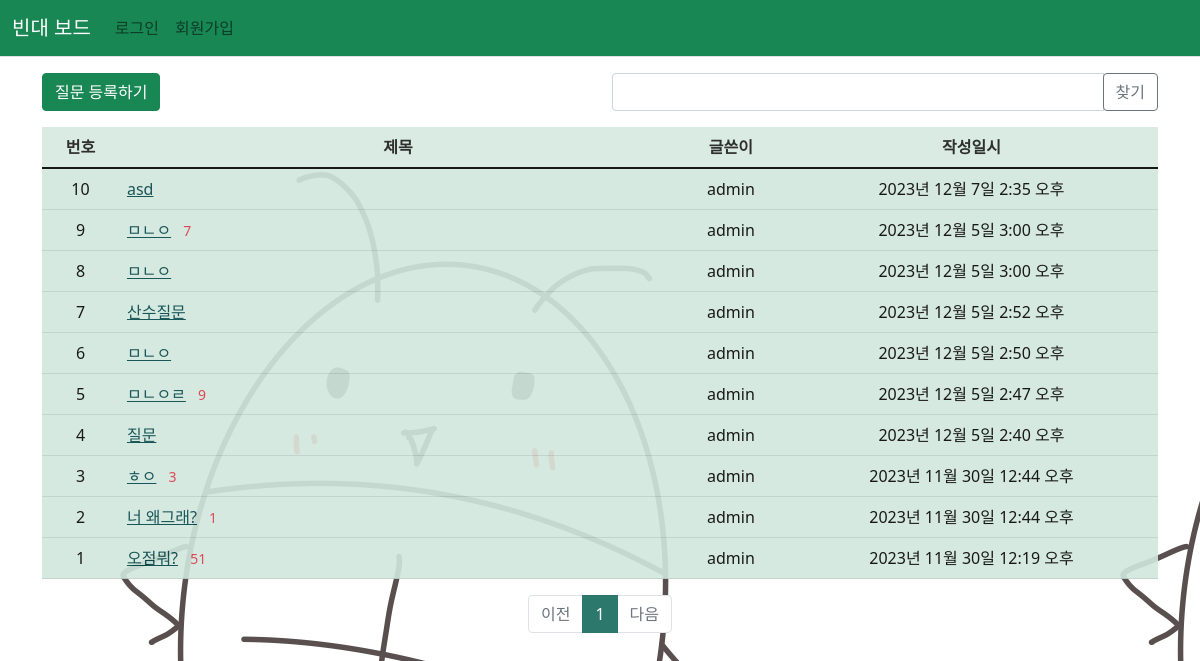
The page /pybo/ on the database as committed earlier.
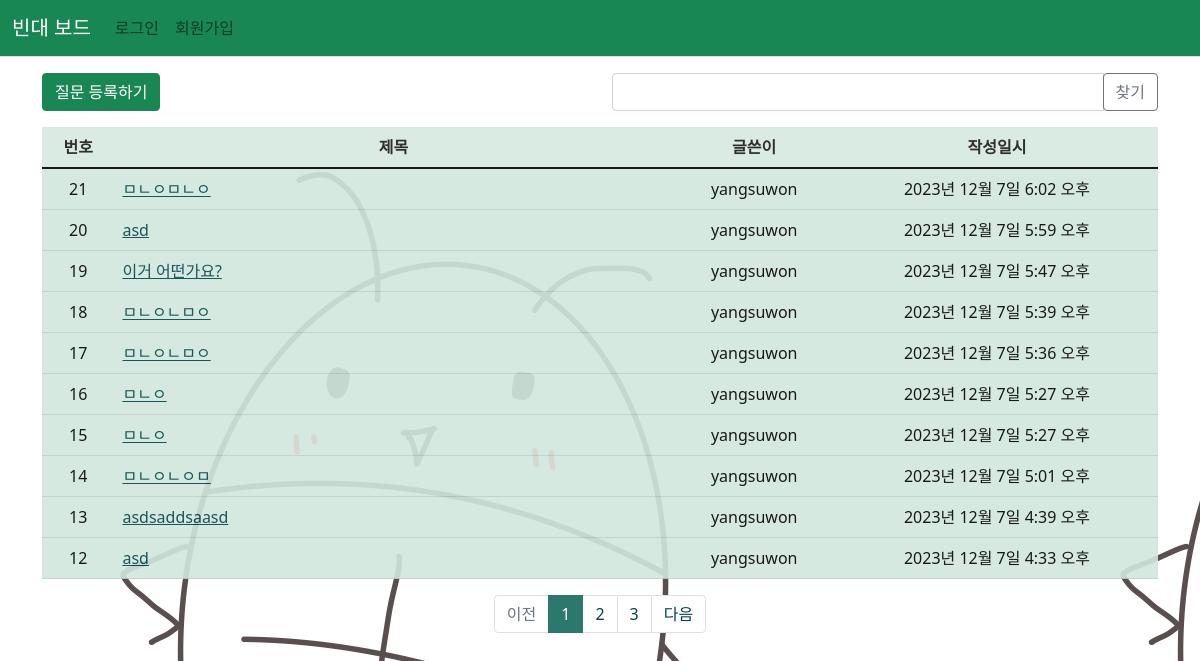
The same page on the database as committed later.
### pybo/models.py (models this page shows, shortened)
class Question(models.Model):
    author = models.ForeignKey(User, on_delete=models.CASCADE, related_name='author_question')
    subject = models.CharField(max_length=200)
    content = models.TextField()
    create_date = models.DateTimeField()
    imgfile = models.ImageField(null=True, upload_to="static/", blank=True) # 이미지 컬럼 추가
    modify_date = models.DateTimeField(null=True, blank=True)
    voter = models.ManyToManyField(User, related_name='voter_question')  # 추천인 추가

### pybo/views/base_views.py (the view, shortened to what this page needs)
# urls.py: path('', base_views.index, name='index'),  # '/' 에 해당되는 path
def index(request):
    page = request.GET.get('page', '1')  # 페이지
    kw = request.GET.get('kw', '')  # 검색어
    question_list = Question.objects.order_by('-create_date')
    paginator = Paginator(question_list, 10)  # 페이지당 10개씩 보여주기
    page_obj = paginator.get_page(page)
    context = {'question_list': page_obj, 'page': page, 'kw': kw}
    return render(request, 'pybo/question_list.html', context)

### pybo/templatetags/pybo_filter.py (called while the page is built)
@register.filter
def sub(value, arg):
    return value - arg

### templates/pybo/question_list.html (shortened to what this page needs)
{% extends 'base.html' %}
{% load pybo_filter %}
{% block content %}
<div class="container my-3">
    <div class="row my-3">
        <div class="col-6">
            <a href="{% url 'pybo:question_create' %}" class="btn btn-success">질문 등록하기</a>
        </div>
        <div class="col-6">
            <div class="input-group">
                <input type="text" id="search_kw" class="form-control" value="{{ kw|default_if_none:'' }}">
                <div class="input-group-append">
                    <button class="btn btn-outline-secondary" type="button" id="btn_search">찾기</button>
                </div>
            </div>
        </div>
    </div>
    <table class="table table-success">
        <thead>
            <tr class="text-center table-success">
                <th>번호</th>
                <th style="width:50%">제목</th>
                <th>글쓴이</th>
                <th>작성일시</th>
            </tr>
        </thead>
        <tbody>
            {% if question_list %}
            {% for question in question_list %}
            <tr class="text-center">
                <td>
                    {{ question_list.paginator.count|sub:question_list.start_index|sub:forloop.counter0|add:1 }}
                </td>
                <td class="text-start">
                    <a href="{% url 'pybo:detail' question.id %}">{{ question.subject }}</a>
                    {% if question.answer_set.count > 0 %}
                    <span class="text-danger small mx-2">{{ question.answer_set.count }}</span>
                    {% endif %}
                </td>
                <td>{{ question.author.username }}</td>
                <td>{{ question.create_date }}</td>
            </tr>
            {% endfor %}
            {% else %}
            <tr>
                <td colspan="4">질문이 없습니다.</td>
            </tr>
            {% endif %}
        </tbody>
    </table>
    <ul class="pagination justify-content-center">
        {% if question_list.has_previous %}
        <li class="page-item">
            <a class="page-link" data-page="{{ question_list.previous_page_number }}" href="javascript:void(0)">이전</a>
        </li>
        {% else %}
        <li class="page-item disabled">
            <a class="page-link" tabindex="-1" aria-disabled="true" href="#">이전</a>
        </li>
        {% endif %}
        {% for page_number in question_list.paginator.page_range %}
        {% if page_number >= question_list.number|add:-5 and page_number <= question_list.number|add:5 %}
        {% if page_number == question_list.number %}
        <li class="page-item active" aria-current="page">
            <a class="page-link" data-page="{{ page_number }}" href="javascript:void(0)">{{ page_number }}</a>
            </li>
            {% else %}
            <li class="page-item">
            <a class="page-link" data-page="{{ page_number }}" href="javascript:void(0)">{{ page_number }}</a>
            </li>
            {% endif %}
            {% endif %}
            {% endfor %}
            {% if question_list.has_next %}
            <li class="page-item">
                <a class="page-link" data-page="{{ question_list.next_page_number }}" href="javascript:void(0)">다음</a>
            </li>
            {% else %}
            <li class="page-item disabled">
                <a class="page-link" tabindex="-1" aria-disabled="true" href="#">다음</a>
            </li>
            {% endif %}
    </ul>
</div>
{% endblock %}

Rows that differ between the two databases and show on the page:
no longer on this page (row unchanged): Question: paginator.count|sub "10", subject "asd", author.username "admin", create_date "2023년 12월 7일 2:35 오후"
no longer on this page (row unchanged): Question: paginator.count|sub "9", subject "ㅁㄴㅇ", answer_set.count "7", author.username "admin", create_date "2023년 12월 5일 3:00 오후"
no longer on this page (row unchanged): Question: paginator.count|sub "8", subject "ㅁㄴㅇ", author.username "admin", create_date "2023년 12월 5일 3:00 오후"
no longer on this page (row unchanged): Question: paginator.count|sub "7", subject "산수질문", author.username "admin", create_date "2023년 12월 5일 2:52 오후"
no longer on this page (row unchanged): Question: paginator.count|sub "6", subject "ㅁㄴㅇ", author.username "admin", create_date "2023년 12월 5일 2:50 오후"
no longer on this page (row unchanged): Question: paginator.count|sub "5", subject "ㅁㄴㅇㄹ", answer_set.count "9", author.username "admin", create_date "2023년 12월 5일 2:47 오후"
no longer on this page (row unchanged): Question: paginator.count|sub "4", subject "질문", author.username "admin", create_date "2023년 12월 5일 2:40 오후"
no longer on this page (row unchanged): Question: paginator.count|sub "3", subject "ㅎㅇ", answer_set.count "3", author.username "admin", create_date "2023년 11월 30일 12:44 오후"
no longer on this page (row unchanged): Question: paginator.count|sub "2", subject "너 왜그래?", answer_set.count "1", author.username "admin", create_date "2023년 11월 30일 12:44 오후"
no longer on this page (row unchanged): Question: paginator.count|sub "1", subject "오점뭐?", answer_set.count "51", author.username "admin", create_date "2023년 11월 30일 12:19 오후"
added Question: paginator.count|sub "21", subject "ㅁㄴㅇㅁㄴㅇ", author.username "yangsuwon", create_date "2023년 12월 7일 6:02 오후"
added Question: paginator.count|sub "20", subject "asd", author.username "yangsuwon", create_date "2023년 12월 7일 5:59 오후"
added Question: paginator.count|sub "19", subject "이거 어떤가요?", author.username "yangsuwon", create_date "2023년 12월 7일 5:47 오후"
added Question: paginator.count|sub "18", subject "ㅁㄴㅇㄴㅁㅇ", author.username "yangsuwon", create_date "2023년 12월 7일 5:39 오후"
added Question: paginator.count|sub "17", subject "ㅁㄴㅇㄴㅁㅇ", author.username "yangsuwon", create_date "2023년 12월 7일 5:36 오후"
added Question: paginator.count|sub "16", subject "ㅁㄴㅇ", author.username "yangsuwon", create_date "2023년 12월 7일 5:27 오후"
added Question: paginator.count|sub "15", subject "ㅁㄴㅇ", author.username "yangsuwon", create_date "2023년 12월 7일 5:27 오후"
added Question: paginator.count|sub "14", subject "ㅁㄴㅇㄴㅇㅁ", author.username "yangsuwon", create_date "2023년 12월 7일 5:01 오후"
added Question: paginator.count|sub "13", subject "asdsaddsaasd", author.username "yangsuwon", create_date "2023년 12월 7일 4:39 오후"
added Question: paginator.count|sub "12", subject "asd", author.username "yangsuwon", create_date "2023년 12월 7일 4:33 오후"
Other text that changed with them:
new list line: "2"
new list line: "3"
